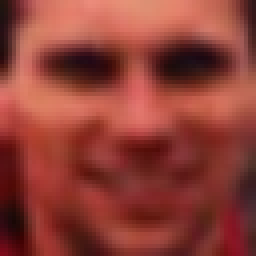
#> input picture photos64/AIN extra_Roman Durikovic_align.jpg, 64 x 64 px (shown 4 times larger); its folder holds only this picture in this run
$ jupyter execute --allow-errors PCA_SVD.ipynb   (shell and % lines are left out)
#> lines starting #> are read from the running program, lines starting #| are printed output that depends on the picture
[cell 1]
import os
import cv2
import numpy as np
import matplotlib.pyplot as plt
from sklearn.cluster import KMeans
import sklearn.datasets
from sklearn.decomposition import PCA, TruncatedSVD

### Nacitaj tvare

[cell 2]
_, _, files = list(os.walk("photos64"))[0]

faces = dict()

for f in files:
    f.encode('unicode_escape')
    img = cv2.imread("photos64/"+f)
#> img is the input picture: shape (64, 64, 3); mean B, G, R 54, 62.8, 143.3
    gray = cv2.cvtColor(img, cv2.COLOR_BGR2GRAY)
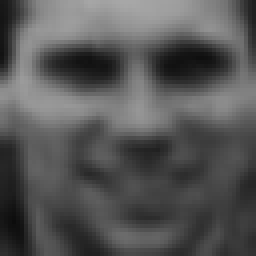
#> gray: shape (64, 64) (shown 4 times larger); min 12, max 167, mean 85.9
    faces[f] = gray

### Nacitanie trenovacieho dataset

#> (a cell that did not finish here is left out)

#> (a cell that did not finish here is left out)

#> (a cell that did not finish here is left out)

### Priemerna tvar

[cell 6]
avg_face = np.zeros(64*64)
#> (the rest of this cell did not finish here and is left out)

### Rozdielny trenovacich oproti priemernej tvary

[cell 7]
face_train_diffs = list()
#> (the rest of this cell did not finish here and is left out)

### Vypocitaj eigenfaces

[cell 8]
A = np.matrix([i for i in face_train_diffs]).T
U, S, VT = np.linalg.svd(A, full_matrices=0)
U.shape

#> (a cell that did not finish here is left out)

### Rozdielny nasich oproti priemernej tvary

[cell 10]
face_diffs = dict()
for name, face in faces.items():
    face = cv2.blur(face,(5,5))
    face_vec = face.flatten()
    face_diffs[name] = face_vec - avg_face
#> this loop made 1 pass
#> name on pass 1: 'AIN extra_Roman Durikovic_align.jpg'
#> after the loop, face_diffs = 1 item

### Vypocitaj koeficienty eigenfaces pre jednotlive tvare

[cell 11]
face_vals = dict()
#modes = [5, 6, 7, 8]
modes = [6, 7]
#> (the rest of this cell did not finish here and is left out)

[cell 12]
pca = []
names_clustering = []
for name1, val1 in face_vals.items():
    best_dist = float("inf")
    pca.append(val1)
    names_clustering.append(name1)
    best_name = ""
    for name2, val2 in face_vals.items():
        if name1 != name2 and np.linalg.norm(val1 - val2) < best_dist:

            best_dist = np.linalg.norm(val1 - val2)
            best_name = name2
    #print("Najpodobnejsia tvar k", name1, "je", best_name, best_dist)
    print(f"{name1:42} {best_name:42} {best_dist:1.18}")

pca = np.array(pca)
print(pca.shape)
#> (the rest of this cell did not finish here and is left out)

[cell 13]
names = []
vals = []
for name, face in face_vals.items():
    names.append(name)
    vals.append(face)
#> after the loop, names = []; vals = []

### Hľadanie lakťa na celych dátach

[cell 14]
iner = []
#> (the rest of this cell did not finish here and is left out)

[cell 15]
for name1, val1 in face_vals.items():
    best_dist = float("inf")
    best_name = ""
    for name2, val2 in face_vals.items():
        if name1 != name2 and np.linalg.norm(val1 - val2) < best_dist:
            best_dist = np.linalg.norm(val1 - val2)
            best_name = name2
    #print("Najpodobnejsia tvar k", name1, "je", best_name, best_dist)
    print(f"{name1:42} {best_name:42} {best_dist:1.18}")


$ run again, on photos64/AIN_Jozef Siska_align.jpg
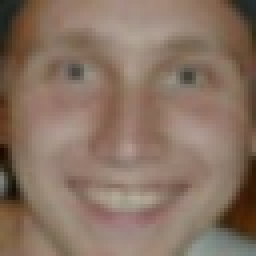
#> input picture photos64/AIN_Jozef Siska_align.jpg, 64 x 64 px (shown 4 times larger)
#> img is the input picture: shape (64, 64, 3); mean B, G, R 99.1, 114.5, 136.8
#> `gray = cv2.cvtColor(img, cv2.COLOR_BGR2GRAY)`:
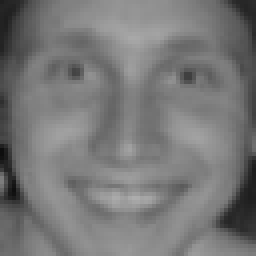
#> gray: shape (64, 64) (shown 4 times larger); min 14, max 173, mean 119.4
#> the loop `for name, face in faces.items():` made 1 pass
#> name on pass 1: 'AIN_Jozef Siska_align.jpg'
#> after the loop `for name, face in faces.items():`: face_diffs = 1 item
#> after the loop `for name, face in face_vals.items():`: names = []

$ run again, on photos64/INF_Lubica Janackova_align.jpg
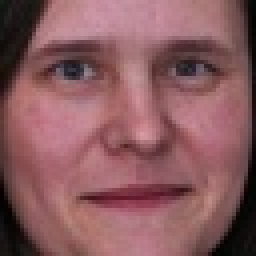
#> input picture photos64/INF_Lubica Janackova_align.jpg, 64 x 64 px (shown 4 times larger)
#> img is the input picture: shape (64, 64, 3); mean B, G, R 94.9, 90.9, 137.3
#> `gray = cv2.cvtColor(img, cv2.COLOR_BGR2GRAY)`:
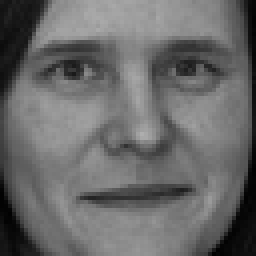
#> gray: shape (64, 64) (shown 4 times larger); min 1, max 174, mean 105.3
#> the loop `for name, face in faces.items():` made 1 pass
#> name on pass 1: 'INF_Lubica Janackova_align.jpg'
#> pass 1, `face = cv2.blur(face,(5,5))`:
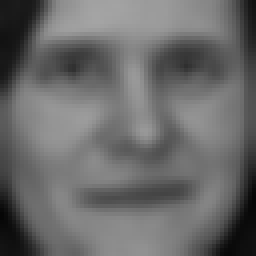
#> face: shape (64, 64) (shown 4 times larger); min 6, max 164, mean 105.7
#> after the loop `for name, face in faces.items():`: face_diffs = 1 item
#> after the loop `for name, face in face_vals.items():`: names = []

$ run again, on photos64/KAFZM_Martin Galis PhD_align.jpg
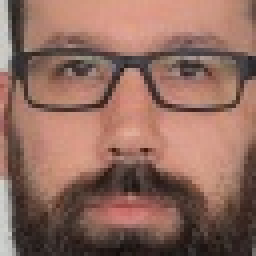
#> input picture photos64/KAFZM_Martin Galis PhD_align.jpg, 64 x 64 px (shown 4 times larger)
#> img is the input picture: shape (64, 64, 3); mean B, G, R 94.6, 106.8, 144.7
#> `gray = cv2.cvtColor(img, cv2.COLOR_BGR2GRAY)`:
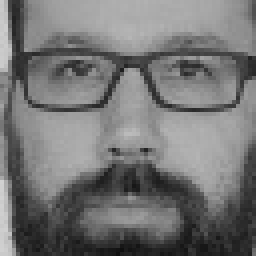
#> gray: shape (64, 64) (shown 4 times larger); min 15, max 209, mean 116.7
#> the loop `for name, face in faces.items():` made 1 pass
#> name on pass 1: 'KAFZM_Martin Galis PhD_align.jpg'
#> pass 1, `face = cv2.blur(face,(5,5))`:
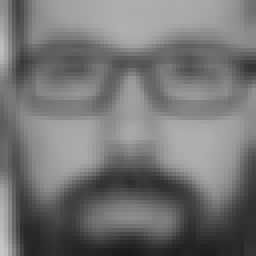
#> face: shape (64, 64) (shown 4 times larger); min 26, max 199, mean 116.5
#> after the loop `for name, face in faces.items():`: face_diffs = 1 item
#> after the loop `for name, face in face_vals.items():`: names = []

$ run again, on photos64/AIN_Andrej Mihalik_align.jpg
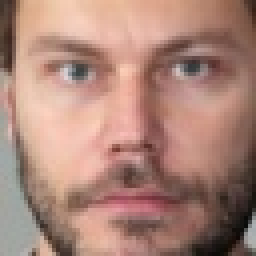
#> input picture photos64/AIN_Andrej Mihalik_align.jpg, 64 x 64 px (shown 4 times larger)
#> img is the input picture: shape (64, 64, 3); mean B, G, R 120.4, 133, 171.5
#> `gray = cv2.cvtColor(img, cv2.COLOR_BGR2GRAY)`:
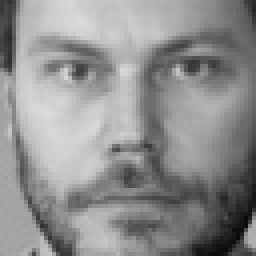
#> gray: shape (64, 64) (shown 4 times larger); min 9, max 220, mean 143.1
#> the loop `for name, face in faces.items():` made 1 pass
#> name on pass 1: 'AIN_Andrej Mihalik_align.jpg'
#> pass 1, `face = cv2.blur(face,(5,5))`:
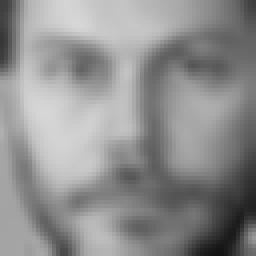
#> face: shape (64, 64) (shown 4 times larger); min 19, max 214, mean 143.1
#> after the loop `for name, face in faces.items():`: face_diffs = 1 item
#> after the loop `for name, face in face_vals.items():`: names = []
